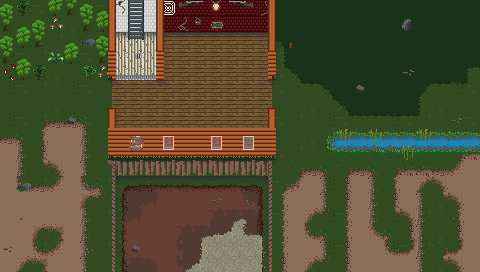

This is a level from a 2D game, rendered from its Tiled map with the project's own tilesets. A one-line summary and the map file follow, with tile-layer data summarised:
An orthogonal 30x17 tile map with 16x16 px tiles, 16 tile layers (ground, ground-overlay, ground-overlay2, ground-overlay3, ...) and 52 objects (30x PROP, 14x COLLISIONBOX, 4x SPAWNPOINT, 2x LIGHTSOURCE, AREA, ...).

<map version="1.2" tiledversion="1.3.2" orientation="orthogonal" renderorder="right-down" width="30" height="17" tilewidth="16" tileheight="16" infinite="0" nextlayerid="22" nextobjectid="53" name="friday">
 <properties>
  <property name="GRAVITY" type="int" value="0" />
  <property name="minPumpkins" value="5" />
 </properties>
 <tileset firstgid="1" source="tiles-greenhouse.tsx" />
 <layer id="1" name="ground" width="30" height="17">
  <data>[510 cells, 510 non-empty, 10 distinct tile ids]</data>
 </layer>
 <layer id="2" name="ground-overlay" width="30" height="17">
  <data>[510 cells, 307 non-empty, 39 distinct tile ids]</data>
 </layer>
 <layer id="9" name="ground-overlay2" width="30" height="17">
  <data>[510 cells, 18 non-empty, 10 distinct tile ids]</data>
 </layer>
 <layer id="16" name="ground-overlay3" width="30" height="17">
  <data>[510 cells, 63 non-empty, 22 distinct tile ids]</data>
 </layer>
 <layer id="18" name="ground-shadows" width="30" height="17">
  <data>[510 cells, 42 non-empty, 7 distinct tile ids]</data>
 </layer>
 <layer id="19" name="ground-props" width="30" height="17">
  <data>[510 cells, 48 non-empty, 17 distinct tile ids]</data>
 </layer>
 <layer id="3" name="walls" width="30" height="17">
  <data>[510 cells, 80 non-empty, 19 distinct tile ids]</data>
 </layer>
 <objectgroup color="#0033ff" id="10" name="Areas">
  <object id="31" type="AREA" x="278" y="44" width="55" height="43">
   <properties>
    <property name="tags" value="refillwater" />
   </properties>
  </object>
 </objectgroup>
 <objectgroup id="11" name="Spawns">
  <object id="25" name="farmer" type="SPAWNPOINT" x="231" y="52" width="16" height="16" />
  <object id="26" name="enemy1" type="SPAWNPOINT" x="8" y="96" width="16" height="16" />
  <object id="27" name="enemy2" type="SPAWNPOINT" x="449" y="17" width="16" height="16" />
  <object id="52" name="enemy3" type="SPAWNPOINT" x="451" y="244" width="16" height="16" />
 </objectgroup>
 <objectgroup id="12" name="Props">
  <object id="22" type="PROP" x="128" y="51" width="16" height="10">
   <properties>
    <property name="addShadow" type="bool" value="true" />
    <property name="collision" type="bool" value="true" />
    <property name="collisionboxHeight" type="float" value="4" />
    <property name="collisionboxWidth" type="float" value="6.4" />
    <property name="indestructible" type="bool" value="false" />
    <property name="spritesheetName" value="can" />
   </properties>
  </object>
  <object id="23" name="can-pickup" type="TRIGGER" x="120" y="39" width="32" height="31">
   <properties>
    <property name="triggerActivation" value="INTERACT" />
    <property name="triggerOneTime" type="bool" value="true" />
    <property name="triggerTarget" value="22" />
    <property name="triggermessage" value="picked-up" />
   </properties>
  </object>
  <object id="30" type="PROP" x="289" y="32" width="30" height="48">
   <properties>
    <property name="addShadow" type="bool" value="true" />
    <property name="collision" type="bool" value="true" />
    <property name="collisionType" value="STATIC" />
    <property name="collisionboxHeight" value="16.0" />
    <property name="collisionboxWidth" value="30.0" />
    <property name="indestructible" type="bool" value="true" />
    <property name="spritesheetName" value="well" />
   </properties>
  </object>
  <object id="53" type="PROP" x="319" y="0" width="80" height="36">
   <properties>
    <property name="addShadow" type="bool" value="true" />
    <property name="collision" type="bool" value="true" />
    <property name="collisionboxHeight" value="15.0" />
    <property name="collisionboxWidth" value="80.0" />
    <property name="flipHorizontally" type="bool" value="false" />
    <property name="indestructible" type="bool" value="false" />
    <property name="spritesheetName" value="car8" />
   </properties>
  </object>
  <object id="61" type="PROP" x="165" y="24" width="7" height="14">
   <properties>
    <property name="addShadow" type="bool" value="true" />
    <property name="collision" type="bool" value="true" />
    <property name="collisionboxHeight" type="float" value="5.6000000000000005" />
    <property name="collisionboxWidth" type="float" value="2.8000000000000003" />
    <property name="indestructible" type="bool" value="false" />
    <property name="spritesheetName" value="plant1" />
   </properties>
  </object>
  <object id="62" type="PROP" x="203" y="26" width="8" height="11">
   <properties>
    <property name="addShadow" type="bool" value="true" />
    <property name="collision" type="bool" value="true" />
    <property name="collisionboxHeight" type="float" value="4.4" />
    <property name="collisionboxWidth" type="float" value="3.2" />
    <property name="indestructible" type="bool" value="false" />
    <property name="spritesheetName" value="plant2" />
   </properties>
  </object>
  <object id="63" type="PROP" x="257" y="27" width="8" height="10">
   <properties>
    <property name="addShadow" type="bool" value="true" />
    <property name="collision" type="bool" value="true" />
    <property name="collisionboxHeight" type="float" value="4" />
    <property name="collisionboxWidth" type="float" value="3.2" />
    <property name="indestructible" type="bool" value="false" />
    <property name="spritesheetName" value="plant3" />
   </properties>
  </object>
  <object id="64" type="PROP" x="136" y="234" width="21" height="12">
   <properties>
    <property name="addShadow" type="bool" value="true" />
    <property name="collision" type="bool" value="true" />
    <property name="collisionboxHeight" type="float" value="4.800000000000001" />
    <property name="collisionboxWidth" type="float" value="8.4" />
    <property name="indestructible" type="bool" value="false" />
    <property name="spritesheetName" value="pig" />
   </properties>
  </object>
  </objectgroup>
 <objectgroup id="13" name="Lights">
  <!-- 1 objects omitted --></objectgroup>
 <objectgroup id="14" name="Collision">
  <!-- 15 objects omitted --></objectgroup>
 <layer id="4" name="walls-overlay1" width="30" height="17">
  <data>[510 cells, 37 non-empty, 16 distinct tile ids]</data>
 </layer>
 <layer id="5" name="walls-overlay2" width="30" height="17">
  <properties>
   <property name="RENDERTYPE" value="OVERLAY" />
  </properties>
  <data>[510 cells, 3 non-empty, 2 distinct tile ids]</data>
 </layer>
 <layer id="21" name="walls-overlay3" width="30" height="17">
  <data>[510 cells, 0 non-empty, 0 distinct tile ids]</data>
 </layer>
 <layer id="6" name="wall-top" width="30" height="17">
  <properties>
   <property name="RENDERTYPE" value="OVERLAY" />
  </properties>
  <data>[510 cells, 12 non-empty, 6 distinct tile ids]</data>
 </layer>
 <layer id="8" name="wall-top-overlay" width="30" height="17">
  <properties>
   <property name="RENDERTYPE" value="OVERLAY" />
  </properties>
  <data>[510 cells, 32 non-empty, 6 distinct tile ids]</data>
 </layer>
 <layer id="15" name="roof" width="30" height="17">
  <properties>
   <property name="RENDERTYPE" value="OVERLAY" />
  </properties>
  <data>[510 cells, 0 non-empty, 0 distinct tile ids]</data>
 </layer>
 <layer id="17" name="roof-overlay" width="30" height="17">
  <properties>
   <property name="RENDERTYPE" value="OVERLAY" />
  </properties>
  <data>[510 cells, 0 non-empty, 0 distinct tile ids]</data>
 </layer>
 <layer id="20" name="roof-overlay2" width="30" height="17">
  <properties>
   <property name="RENDERTYPE" value="OVERLAY" />
  </properties>
  <data>[510 cells, 0 non-empty, 0 distinct tile ids]</data>
 </layer>
 <layer id="7" name="foreground" width="30" height="17">
  <properties>
   <property name="RENDERTYPE" value="OVERLAY" />
  </properties>
  <data>[510 cells, 0 non-empty, 0 distinct tile ids]</data>
 </layer>
</map>
<!-- 39 of 52 objects omitted -->
